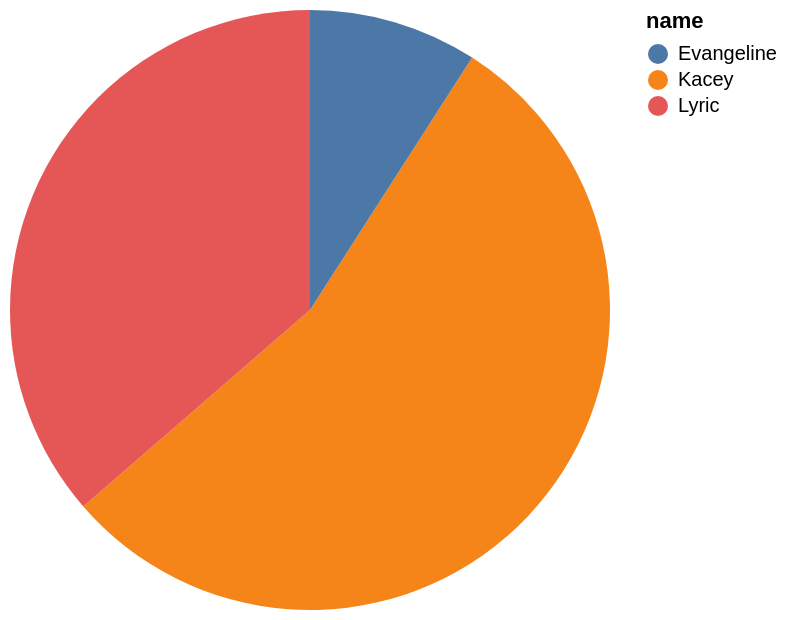

Specify this chart in Vega-Lite:
### Vega-Lite specification from a JSON file in a GitHub repository (floating-point values rounded to 4 significant figures)
{"data": {"values": [{"x_data": "Kacey", "y_data": 6}, {"x_data": "Lyric", "y_data": 4}, {"x_data": "Evangeline", "y_data": 1}]}, "mark": "arc", "encoding": {"theta": {"field": "y_data", "type": "quantitative", "title": "age"}, "color": {"field": "x_data", "type": "nominal", "title": "name"}}}
